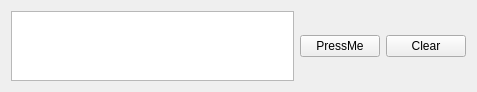
<?xml version="1.0" encoding="UTF-8"?>
<ui version="4.0">
 <class>MyWidget</class>
 <widget class="QWidget" name="MyWidget">
  <property name="geometry">
   <rect>
    <x>0</x>
    <y>0</y>
    <width>477</width>
    <height>89</height>
   </rect>
  </property>
  <property name="windowTitle">
   <string>Form</string>
  </property>
  <layout class="QHBoxLayout" name="horizontalLayout">
   <item>
    <widget class="QTextEdit" name="textEdit"/>
   </item>
   <item>
    <widget class="QPushButton" name="pushButton">
     <property name="text">
      <string>PressMe</string>
     </property>
    </widget>
   </item>
   <item>
    <widget class="QPushButton" name="pushButton_2">
     <property name="text">
      <string>Clear</string>
     </property>
    </widget>
   </item>
  </layout>
 </widget>
 <resources/>
 <connections>
  <connection>
   <sender>pushButton_2</sender>
   <signal>clicked()</signal>
   <receiver>textEdit</receiver>
   <slot>clear()</slot>
   <hints>
    <hint type="sourcelabel">
     <x>422</x>
     <y>49</y>
    </hint>
    <hint type="destinationlabel">
     <x>276</x>
     <y>71</y>
    </hint>
   </hints>
  </connection>
 </connections>
</ui>
